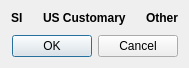
<?xml version="1.0" encoding="UTF-8"?>
<ui version="4.0">
 <class>UnitSelectionDialog</class>
 <widget class="QDialog" name="UnitSelectionDialog">
  <property name="geometry">
   <rect>
    <x>0</x>
    <y>0</y>
    <width>184</width>
    <height>68</height>
   </rect>
  </property>
  <property name="windowTitle">
   <string>Select Unit</string>
  </property>
  <layout class="QVBoxLayout" name="verticalLayout">
   <item>
    <layout class="QGridLayout" name="unitGridLayout">
     <property name="horizontalSpacing">
      <number>20</number>
     </property>
     <property name="verticalSpacing">
      <number>1</number>
     </property>
     <item row="0" column="0">
      <widget class="QLabel" name="metricLabel">
       <property name="font">
        <font>
         <weight>75</weight>
         <bold>true</bold>
        </font>
       </property>
       <property name="text">
        <string>SI</string>
       </property>
      </widget>
     </item>
     <item row="0" column="1">
      <widget class="QLabel" name="usLabel">
       <property name="font">
        <font>
         <weight>75</weight>
         <bold>true</bold>
        </font>
       </property>
       <property name="text">
        <string>US Customary</string>
       </property>
      </widget>
     </item>
     <item row="0" column="2">
      <widget class="QLabel" name="otherLabel">
       <property name="font">
        <font>
         <weight>75</weight>
         <bold>true</bold>
        </font>
       </property>
       <property name="text">
        <string>Other</string>
       </property>
      </widget>
     </item>
    </layout>
   </item>
   <item>
    <spacer name="verticalSpacer">
     <property name="orientation">
      <enum>Qt::Vertical</enum>
     </property>
     <property name="sizeHint" stdset="0">
      <size>
       <width>20</width>
       <height>7</height>
      </size>
     </property>
    </spacer>
   </item>
   <item>
    <widget class="QDialogButtonBox" name="buttonBox">
     <property name="orientation">
      <enum>Qt::Horizontal</enum>
     </property>
     <property name="standardButtons">
      <set>QDialogButtonBox::Cancel|QDialogButtonBox::Ok</set>
     </property>
    </widget>
   </item>
  </layout>
 </widget>
 <resources/>
 <connections>
  <connection>
   <sender>buttonBox</sender>
   <signal>accepted()</signal>
   <receiver>UnitSelectionDialog</receiver>
   <slot>accept()</slot>
   <hints>
    <hint type="sourcelabel">
     <x>248</x>
     <y>254</y>
    </hint>
    <hint type="destinationlabel">
     <x>157</x>
     <y>274</y>
    </hint>
   </hints>
  </connection>
  <connection>
   <sender>buttonBox</sender>
   <signal>rejected()</signal>
   <receiver>UnitSelectionDialog</receiver>
   <slot>reject()</slot>
   <hints>
    <hint type="sourcelabel">
     <x>316</x>
     <y>260</y>
    </hint>
    <hint type="destinationlabel">
     <x>286</x>
     <y>274</y>
    </hint>
   </hints>
  </connection>
 </connections>
</ui>
